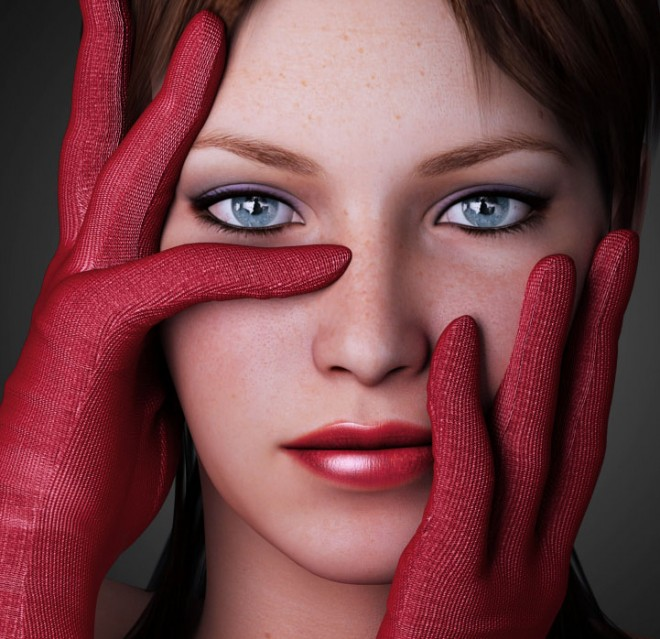
#> input picture abc.jpg, 660 x 639 px
$ jupyter execute --allow-errors 'openCV prac.ipynb'   (Python 2 division)   (older library calls are emulated)
#> lines starting #> are read from the running program, lines starting #| are printed output that depends on the picture; after the words box and inside, x2 and y2 are one past the last pixel; in counts of white or black regions, pixels touching at a corner belong together
[cell 1]
import cv2
from random import randint
import numpy as np
import matplotlib.pyplot as plt

[cell 2]
#underscore consumes the variable - retval here
img = cv2.imread('abc.jpg',cv2.CV_8UC1) #IMREAD_COLOR/UNCHANGED
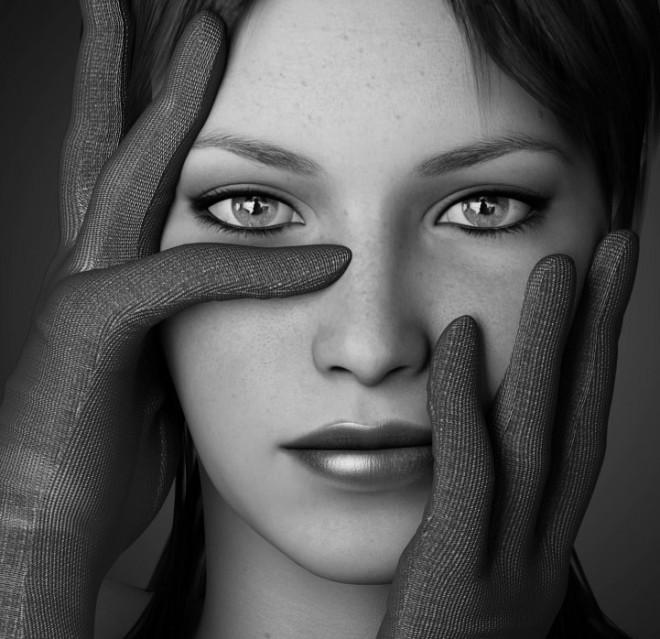
#> img: shape (639, 660); min 0, max 240, mean 82.5
#retval, threshold = cv2.threshold(img,signumThrVal,maxVal,cv2.THRESH_BINARY_INV)
_, threshold = cv2.threshold(img,100,255,cv2.THRESH_BINARY)
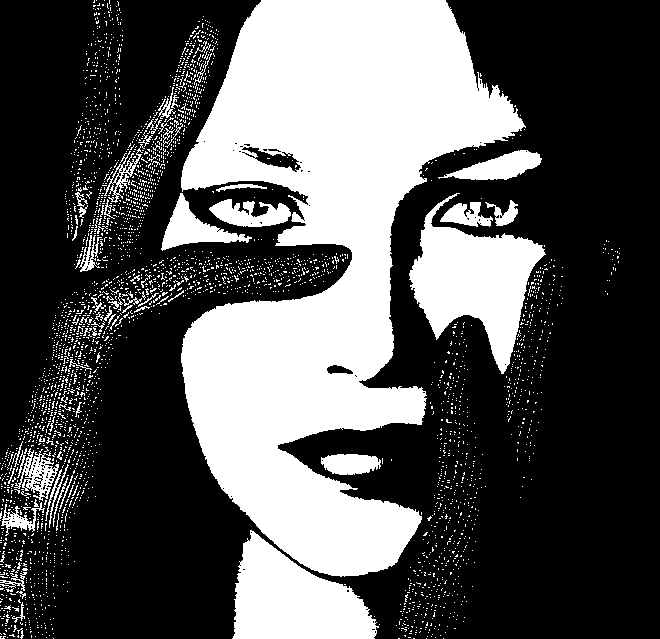
#> threshold: shape (639, 660); 33.4% white; 3298 white regions (3224 under 20 px), largest, box (x1, y1, x2, y2) and area: (181, 0, 526, 577) 99763, (409, 193, 546, 374) 11369, (232, 530, 379, 639) 9709
threshold2 = cv2.adaptiveThreshold(img,255,cv2.ADAPTIVE_THRESH_GAUSSIAN_C,cv2.THRESH_BINARY,115,1)
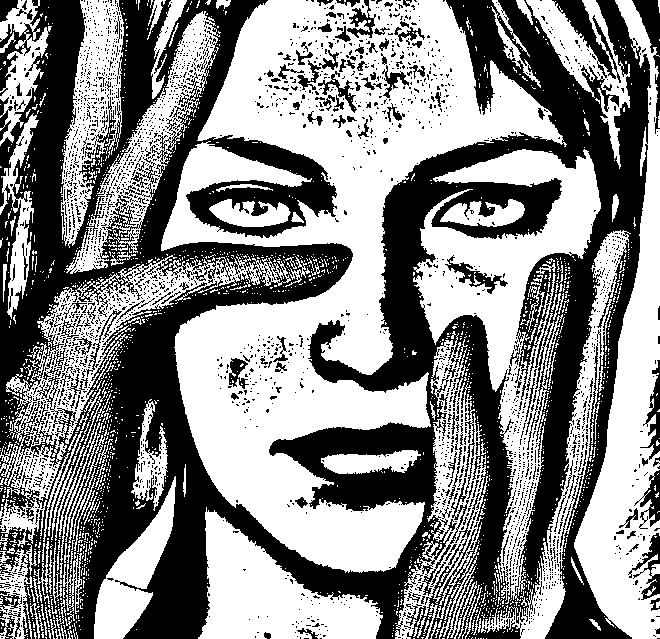
#> threshold2: shape (639, 660); 54.4% white; 2712 black regions (2540 under 20 px), largest, box (x1, y1, x2, y2) and area: (0, 0, 651, 639) 168245, (552, 0, 621, 83) 1472, (632, 0, 660, 134) 1089
ret, threshold3 = cv2.threshold(img,126,255,cv2.THRESH_BINARY+cv2.THRESH_OTSU)
#> ret = 100
